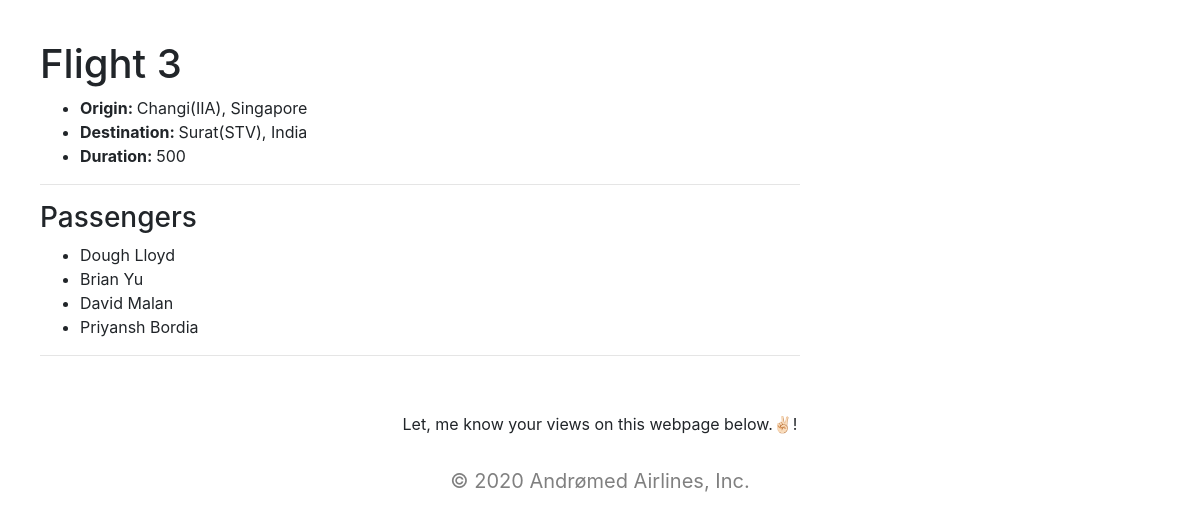
/flight/3, run on the app's committed database.
### flights/models.py (models this page shows, shortened)
class Flight(models.Model):
    origin = models.ForeignKey(Airport, on_delete=models.CASCADE, related_name="departures")
    destination = models.ForeignKey(Airport, on_delete=models.CASCADE, related_name="arrivals")
    duration = models.IntegerField()

class Airport(models.Model):
    code = models.CharField(max_length=3)
    city = models.CharField(max_length=64)
    country = models.CharField(max_length=64)
    def __str__(self):
        return f"{self.city}({self.code}), {self.country}"

class Passenger(models.Model):
    first = models.CharField(max_length=21)
    last = models.CharField(max_length=21)
    flights = models.ManyToManyField(Flight, blank=True, related_name="passengers")
    def __str__(self):
        return f"{self.first} {self.last}"

### flights/views.py (the view)
# urls.py: path("flight/<int:flight_id>", views.flight, name="flight"),
def flight(request, flight_id):
    try:
        flight = Flight.objects.get(pk=flight_id)
    except Flight.DoesNotExist:
        return render(request, "flights/error.html", context = {"message": "Flight Doesn't Exist!"})
    context = {
        "flight": flight,
        "passengers": flight.passengers.all(),
    }
    return render(request, "flights/flight.html", context)

### flights/templates/flights/flight.html (shortened to what this page needs)
{% extends "flights/base.html" %}
{% block body %}
    <div class="flight-body">
        <h1>Flight {{ flight.id }}</h1>
        <ul>
            <li><strong>Origin: </strong>{{ flight.origin }}</li>
            <li><strong>Destination: </strong> {{ flight.destination }}</li>
            <li><strong>Duration: </strong> {{ flight.duration }}</li>
        </ul>
        <hr>
        <h3>Passengers</h3>
        <ul>
            {% for passenger in passengers %}
                <li>{{ passenger }}</li>
            {% empty %}
                <div class="alert alert-success" role="alert">No Passenegers Onboard.</div>
            {% endfor %}
        </ul>
        <hr>
    </div>
{% endblock %}

### flights/templates/flights/flight.html (style rules this page uses)
.flight-body { margin: 20px; padding: 20px; max-width: 800px; }

### data on the page
Flight: id "3", origin "Changi(IIA), Singapore", destination "Surat(STV), India", duration "500"
Passenger: first+last "Dough Lloyd"
Passenger: first+last "Brian Yu"
Passenger: first+last "David Malan"
Passenger: first+last "Priyansh Bordia"
